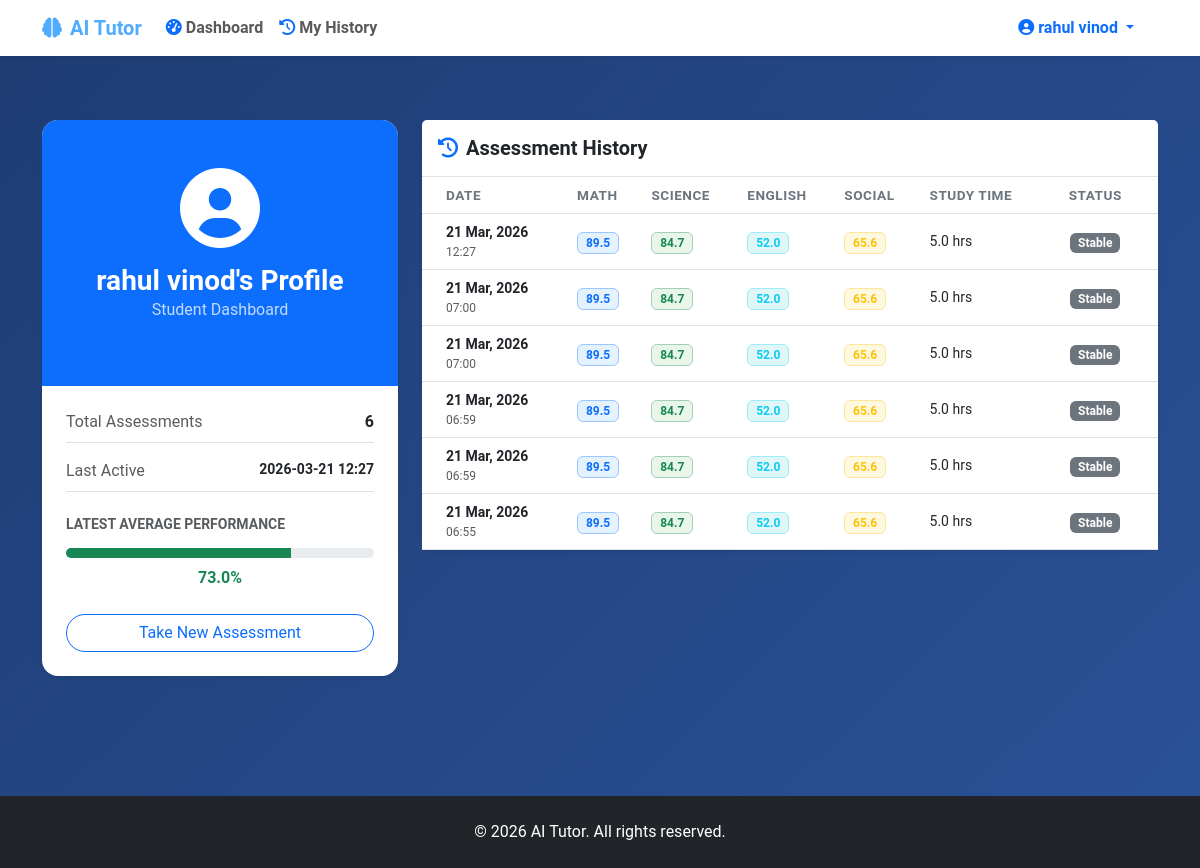
Screenshot of /profile (signed in) with the database file from the repository.
### app.py (models this page shows)
class User(UserMixin, db.Model):
    id = db.Column(db.Integer, primary_key=True)
    username = db.Column(db.String(150), unique=True, nullable=False)
    password = db.Column(db.String(150), nullable=False)
    age = db.Column(db.Integer)
    gender = db.Column(db.String(20))
    grade = db.Column(db.Integer)
    parent_occupation = db.Column(db.String(100))

class Assessment(db.Model):
    id = db.Column(db.Integer, primary_key=True)
    user_id = db.Column(db.Integer, db.ForeignKey('user.id'), nullable=False)
    study_time = db.Column(db.Float, nullable=False)
    math_score = db.Column(db.Float, nullable=False)
    science_score = db.Column(db.Float, nullable=False)
    english_score = db.Column(db.Float, nullable=False)
    social_score = db.Column(db.Float, nullable=False)
    raw_math_score = db.Column(db.Float, nullable=True)
    raw_science_score = db.Column(db.Float, nullable=True)
    raw_english_score = db.Column(db.Float, nullable=True)
    raw_social_score = db.Column(db.Float, nullable=True)
    timestamp = db.Column(db.DateTime, default=datetime.utcnow)

### app.py (the view)
@app.route('/profile')
@login_required
def profile():
    assessments = Assessment.query.filter_by(user_id=current_user.id).order_by(Assessment.timestamp.desc()).all()
    history_data = []
    for i in range(len(assessments)):
        curr = assessments[i]
        trend = "Neutral" # Default
        if i + 1 < len(assessments):
            prev = assessments[i+1]
            curr_avg = (curr.math_score + curr.science_score + curr.english_score + curr.social_score) / 4
            prev_avg = (prev.math_score + prev.science_score + prev.english_score + prev.social_score) / 4
            if curr_avg > prev_avg:
                trend = "Up"
            elif curr_avg < prev_avg:
                trend = "Down"
        history_data.append({
            "record": curr,
            "trend": trend
        })
    return render_template('profile.html', history=history_data)

### app.py (called while the page is built)
@login_manager.user_loader
def load_user(user_id):
    return User.query.get(int(user_id))

### templates/profile.html (shortened to what this page needs)
{% extends "base.html" %}
{% block content %}
<div class="container py-5">
    <div class="row">
        <div class="col-lg-4 mb-4">
            <div class="card shadow-sm border-0 rounded-4 overflow-hidden">
                <div class="bg-primary py-5 text-center text-white">
                    <i class="fas fa-user-circle fa-5x mb-3"></i>
                    <h3 class="fw-bold mb-0">{{ current_user.username }}'s Profile</h3>
                    <p class="opacity-75">Student Dashboard</p>
                </div>
                <div class="card-body p-4">
                    <div class="d-flex justify-content-between mb-3 border-bottom pb-2">
                        <span class="text-muted">Total Assessments</span>
                        <span class="fw-bold">{{ history|length }}</span>
                    </div>
                    {% if history %}
                    <div class="d-flex justify-content-between mb-3 border-bottom pb-2">
                        <span class="text-muted">Last Active</span>
                        <span class="fw-bold small">{{ history[0].record.timestamp.strftime('%Y-%m-%d %H:%M') }}</span>
                    </div>
                    <div class="mt-4">
                        <h6 class="fw-bold text-uppercase small text-muted mb-3">Latest Average Performance</h6>
                        {% set latest = history[0].record %}
                        {% set latest_avg = (latest.math_score + latest.science_score + latest.english_score + latest.social_score) / 4 %}
                        <div class="progress" style="height: 10px;">
                            <div class="progress-bar bg-success" role="progressbar" style="width: {{ latest_avg }}%" aria-valuenow="{{ latest_avg }}" aria-valuemin="0" aria-valuemax="100"></div>
                        </div>
                        <p class="text-center mt-2 fw-bold text-success">{{ latest_avg|round(1) }}%</p>
                    </div>
                    {% endif %}
                    <div class="d-grid mt-4">
                        <a href="{{ url_for('assessment_form') }}" class="btn btn-outline-primary rounded-pill">Take New Assessment</a>
                    </div>
                </div>
            </div>
        </div>
        <div class="col-lg-8">
            <div class="card shadow-sm border-0 rounded-4">
                <div class="card-header bg-white py-3 border-bottom">
                    <h5 class="mb-0 fw-bold"><i class="fas fa-history me-2 text-primary"></i>Assessment History</h5>
                </div>
                <div class="card-body p-0">
                    <div class="table-responsive">
                        <table class="table table-hover align-middle mb-0">
                            <thead class="bg-light">
                                <tr>
                                    <th class="ps-4">Date</th>
                                    <th>Math</th>
                                    <th>Science</th>
                                    <th>English</th>
                                    <th>Social</th>
                                    <th>Study Time</th>
                                    <th class="text-center pe-4">Status</th>
                                </tr>
                            </thead>
                            <tbody>
                                {% for item in history %}
                                <tr>
                                    <td class="ps-4">
                                        <div class="fw-bold small text-dark">{{ item.record.timestamp.strftime('%d %b, %Y') }}</div>
                                        <div class="text-muted" style="font-size: 0.75rem;">{{ item.record.timestamp.strftime('%H:%M') }}</div>
                                    </td>
                                    <td><span class="badge bg-primary-subtle text-primary border border-primary-subtle">{{ item.record.math_score|round(1) }}</span></td>
                                    <td><span class="badge bg-success-subtle text-success border border-success-subtle">{{ item.record.science_score|round(1) }}</span></td>
                                    <td><span class="badge bg-info-subtle text-info border border-info-subtle">{{ item.record.english_score|round(1) }}</span></td>
                                    <td><span class="badge bg-warning-subtle text-warning border border-warning-subtle">{{ item.record.social_score|round(1) }}</span></td>
                                    <td class="small">{{ item.record.study_time }} hrs</td>
                                    <td class="text-center pe-4">
                                        {% if item.trend == 'Up' %}
                                            <span class="badge bg-success"><i class="fas fa-caret-up me-1"></i>Higher</span>
                                        {% elif item.trend == 'Down' %}
                                            <span class="badge bg-danger"><i class="fas fa-caret-down me-1"></i>Lower</span>
                                        {% else %}
                                            <span class="badge bg-secondary">Stable</span>
                                        {% endif %}
                                    </td>
                                </tr>
                                {% endfor %}
                            </tbody>
                        </table>
                    </div>
                </div>
            </div>
        </div>
    </div>
</div>
{% endblock %}

### templates/base.html (shortened to what this page needs)
<!DOCTYPE html>
<html lang="en">
<head>
    <link href="https://cdn.jsdelivr.net/npm/bootstrap@5.3.0/dist/css/bootstrap.min.css" rel="stylesheet">
    <link rel="stylesheet" href="https://cdnjs.cloudflare.com/ajax/libs/font-awesome/6.0.0/css/all.min.css">
    <link rel="stylesheet" href="{{ url_for('static', filename='css/style.css') }}">
</head>
<body>
    <nav class="navbar navbar-expand-lg navbar-light bg-white shadow-sm sticky-top">
        <div class="container">
            <a class="navbar-brand" href="{{ url_for('index') }}">
                <i class="fas fa-brain me-2"></i>AI Tutor
            </a>
                <div class="collapse navbar-collapse" id="navbarNav">
                    <ul class="navbar-nav me-auto">
                        <li class="nav-item">
                            <a class="nav-link fw-bold" href="{{ url_for('index') }}"><i class="fas fa-tachometer-alt me-1 text-primary"></i>Dashboard</a>
                        </li>
                        {% if current_user.is_authenticated %}
                        <li class="nav-item">
                            <a class="nav-link fw-bold" href="{{ url_for('profile') }}"><i class="fas fa-history me-1 text-primary"></i>My History</a>
                        </li>
                        {% endif %}
                    </ul>
                    <ul class="navbar-nav ms-auto">
                        {% if current_user.is_authenticated %}
                        <li class="nav-item dropdown">
                            <a class="nav-link dropdown-toggle btn btn-light rounded-pill px-4 text-primary fw-bold" href="#" id="userDropdown" role="button" data-bs-toggle="dropdown">
                                <i class="fas fa-user-circle me-1"></i>{{ current_user.username }}
                            </a>
                        </li>
                        {% endif %}
                    </ul>
                </div>
        </div>
    </nav>
    <div class="main-wrapper">
        {% block content %}{% endblock %}
    </div>
    <footer class="bg-dark text-white text-center py-4 mt-5">
        <div class="container">
            <p class="mb-0">&copy; 2026 AI Tutor. All rights reserved.</p>
        </div>
    </footer>
</body>
</html>

### static/css/style.css (style rules this page uses)
body { font-family: 'Roboto', sans-serif; background: linear-gradient(135deg, #1e3c72 0%, #2a5298 100%); color: #333; min-height: 100vh; }

### templates/base.html (style rules this page uses)
.navbar { z-index: 1050; }
.navbar-brand { font-weight: 700; color: #4facfe !important; }
.nav-link { font-weight: 500; }
.main-wrapper { min-height: calc(100vh - 56px - 72px); }

### templates/profile.html (style rules this page uses)
.badge { font-weight: 600; min-width: 40px; }
.table thead th { font-size: 0.85rem; text-transform: uppercase; letter-spacing: 0.5px; color: #6c757d; border-top: none; }
.card { transition: transform 0.2s ease; }
.bg-primary-subtle { background-color: #e3f2fd !important; }
.bg-success-subtle { background-color: #e8f5e9 !important; }
.bg-info-subtle { background-color: #e0f7fa !important; }
.bg-warning-subtle { background-color: #fff8e1 !important; }

### rows the page displays
User: username "rahul vinod"
Assessment: timestamp "2026-03-21 12:27", record.timestamp "21 Mar, 2026", record.timestamp "12:27", record.math_score "89.5", record.science_score "84.7", record.english_score "52.0", record.social_score "65.6", record.study_time "5.0"
Assessment: record.timestamp "21 Mar, 2026", record.timestamp "07:00", record.math_score "89.5", record.science_score "84.7", record.english_score "52.0", record.social_score "65.6", record.study_time "5.0"
Assessment: record.timestamp "21 Mar, 2026", record.timestamp "07:00", record.math_score "89.5", record.science_score "84.7", record.english_score "52.0", record.social_score "65.6", record.study_time "5.0"
Assessment: record.timestamp "21 Mar, 2026", record.timestamp "06:59", record.math_score "89.5", record.science_score "84.7", record.english_score "52.0", record.social_score "65.6", record.study_time "5.0"
Assessment: record.timestamp "21 Mar, 2026", record.timestamp "06:59", record.math_score "89.5", record.science_score "84.7", record.english_score "52.0", record.social_score "65.6", record.study_time "5.0"
Assessment: record.timestamp "21 Mar, 2026", record.timestamp "06:55", record.math_score "89.5", record.science_score "84.7", record.english_score "52.0", record.social_score "65.6", record.study_time "5.0"

### other values shown
{{ history|length }} "6"
{{ latest_avg|round(1) }} "73.0"
